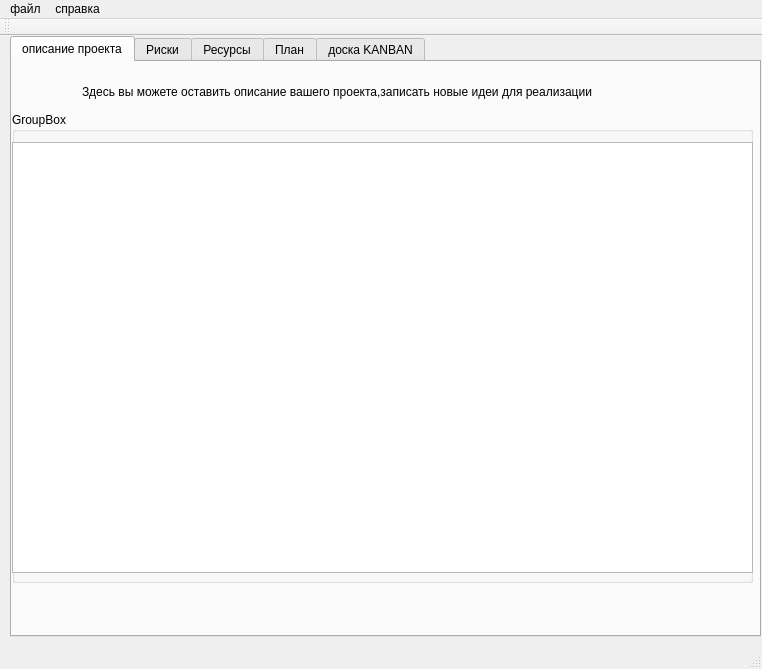
<?xml version="1.0" encoding="UTF-8"?>
<ui version="4.0">
 <class>MainWindow</class>
 <widget class="QMainWindow" name="MainWindow">
  <property name="enabled">
   <bool>true</bool>
  </property>
  <property name="geometry">
   <rect>
    <x>0</x>
    <y>0</y>
    <width>762</width>
    <height>669</height>
   </rect>
  </property>
  <property name="minimumSize">
   <size>
    <width>762</width>
    <height>606</height>
   </size>
  </property>
  <property name="windowTitle">
   <string>MainWindow</string>
  </property>
  <widget class="QWidget" name="centralWidget">
   <widget class="QTabWidget" name="tabWidget">
    <property name="geometry">
     <rect>
      <x>10</x>
      <y>0</y>
      <width>751</width>
      <height>601</height>
     </rect>
    </property>
    <property name="baseSize">
     <size>
      <width>0</width>
      <height>0</height>
     </size>
    </property>
    <property name="cursor">
     <cursorShape>ArrowCursor</cursorShape>
    </property>
    <property name="currentIndex">
     <number>0</number>
    </property>
    <widget class="QWidget" name="tab_5">
     <attribute name="title">
      <string>описание проекта</string>
     </attribute>
     <widget class="QGroupBox" name="groupBox_3">
      <property name="geometry">
       <rect>
        <x>0</x>
        <y>50</y>
        <width>741</width>
        <height>471</height>
       </rect>
      </property>
      <property name="title">
       <string>GroupBox</string>
      </property>
      <widget class="QPlainTextEdit" name="plainTextEdit">
       <property name="geometry">
        <rect>
         <x>0</x>
         <y>30</y>
         <width>741</width>
         <height>431</height>
        </rect>
       </property>
      </widget>
     </widget>
     <widget class="QLabel" name="label_5">
      <property name="geometry">
       <rect>
        <x>70</x>
        <y>20</y>
        <width>621</width>
        <height>20</height>
       </rect>
      </property>
      <property name="text">
       <string>Здесь вы можете оставить описание вашего проекта,записать новые идеи для реализации </string>
      </property>
     </widget>
    </widget>
    <widget class="QWidget" name="tab">
     <attribute name="title">
      <string>Риски</string>
     </attribute>
     <widget class="QGroupBox" name="Box_Risk">
      <property name="enabled">
       <bool>true</bool>
      </property>
      <property name="geometry">
       <rect>
        <x>0</x>
        <y>0</y>
        <width>741</width>
        <height>521</height>
       </rect>
      </property>
      <property name="title">
       <string>GroupBox</string>
      </property>
      <widget class="QTableWidget" name="tableWidget_2">
       <property name="enabled">
        <bool>true</bool>
       </property>
       <property name="geometry">
        <rect>
         <x>20</x>
         <y>50</y>
         <width>721</width>
         <height>431</height>
        </rect>
       </property>
       <property name="rowCount">
        <number>4</number>
       </property>
       <property name="columnCount">
        <number>4</number>
       </property>
       <attribute name="horizontalHeaderDefaultSectionSize">
        <number>176</number>
       </attribute>
       <attribute name="horizontalHeaderMinimumSectionSize">
        <number>51</number>
       </attribute>
       <attribute name="verticalHeaderDefaultSectionSize">
        <number>69</number>
       </attribute>
       <row/>
       <row/>
       <row/>
       <row/>
       <column>
        <property name="text">
         <string>название риска</string>
        </property>
       </column>
       <column>
        <property name="text">
         <string>описание</string>
        </property>
       </column>
       <column>
        <property name="text">
         <string>вероятность</string>
        </property>
       </column>
       <column>
        <property name="text">
         <string>возможные потери</string>
        </property>
       </column>
      </widget>
      <widget class="QLabel" name="label_2">
       <property name="geometry">
        <rect>
         <x>30</x>
         <y>20</y>
         <width>431</width>
         <height>31</height>
        </rect>
       </property>
       <property name="text">
        <string>Здесь необходимо указать все возможные риски при реализации вашего проекта</string>
       </property>
      </widget>
      <widget class="QPushButton" name="add_risk">
       <property name="geometry">
        <rect>
         <x>20</x>
         <y>490</y>
         <width>121</width>
         <height>23</height>
        </rect>
       </property>
       <property name="text">
        <string>добавить риск</string>
       </property>
      </widget>
     </widget>
    </widget>
    <widget class="QWidget" name="tab_2">
     <attribute name="title">
      <string>Ресурсы</string>
     </attribute>
     <widget class="QGroupBox" name="Box_Resources">
      <property name="geometry">
       <rect>
        <x>0</x>
        <y>0</y>
        <width>741</width>
        <height>521</height>
       </rect>
      </property>
      <property name="title">
       <string>GroupBox</string>
      </property>
      <widget class="QTableWidget" name="tableRes">
       <property name="geometry">
        <rect>
         <x>10</x>
         <y>60</y>
         <width>721</width>
         <height>391</height>
        </rect>
       </property>
       <property name="showGrid">
        <bool>true</bool>
       </property>
       <property name="rowCount">
        <number>1</number>
       </property>
       <property name="columnCount">
        <number>2</number>
       </property>
       <attribute name="horizontalHeaderDefaultSectionSize">
        <number>353</number>
       </attribute>
       <attribute name="horizontalHeaderMinimumSectionSize">
        <number>25</number>
       </attribute>
       <row/>
       <column>
        <property name="text">
         <string>название ресурса</string>
        </property>
       </column>
       <column>
        <property name="text">
         <string>описание ресурса</string>
        </property>
       </column>
      </widget>
      <widget class="QPushButton" name="add_res">
       <property name="geometry">
        <rect>
         <x>60</x>
         <y>470</y>
         <width>131</width>
         <height>23</height>
        </rect>
       </property>
       <property name="text">
        <string>добавить ресурс</string>
       </property>
      </widget>
      <widget class="QLabel" name="label_3">
       <property name="geometry">
        <rect>
         <x>130</x>
         <y>20</y>
         <width>351</width>
         <height>16</height>
        </rect>
       </property>
       <property name="text">
        <string>необходимо добавть ресурсы, требуемые для выполнения проекта</string>
       </property>
      </widget>
      <widget class="QPushButton" name="edit_res">
       <property name="geometry">
        <rect>
         <x>440</x>
         <y>470</y>
         <width>111</width>
         <height>23</height>
        </rect>
       </property>
       <property name="text">
        <string>редактировать</string>
       </property>
      </widget>
     </widget>
    </widget>
    <widget class="QWidget" name="tab_3">
     <attribute name="title">
      <string>План</string>
     </attribute>
     <widget class="QGroupBox" name="groupBox">
      <property name="geometry">
       <rect>
        <x>0</x>
        <y>0</y>
        <width>741</width>
        <height>513</height>
       </rect>
      </property>
      <property name="title">
       <string>GroupBox</string>
      </property>
      <widget class="QPushButton" name="add_task">
       <property name="geometry">
        <rect>
         <x>20</x>
         <y>480</y>
         <width>121</width>
         <height>23</height>
        </rect>
       </property>
       <property name="text">
        <string>Добавить задачу</string>
       </property>
      </widget>
      <widget class="QTableWidget" name="tableWidget_3">
       <property name="geometry">
        <rect>
         <x>10</x>
         <y>40</y>
         <width>351</width>
         <height>421</height>
        </rect>
       </property>
       <property name="font">
        <font>
         <pointsize>8</pointsize>
        </font>
       </property>
       <property name="rowCount">
        <number>6</number>
       </property>
       <attribute name="horizontalHeaderDefaultSectionSize">
        <number>128</number>
       </attribute>
       <attribute name="verticalHeaderDefaultSectionSize">
        <number>27</number>
       </attribute>
       <row/>
       <row/>
       <row/>
       <row/>
       <row/>
       <row/>
       <column>
        <property name="text">
         <string>Номер</string>
        </property>
       </column>
       <column>
        <property name="text">
         <string>Задача</string>
        </property>
       </column>
       <column>
        <property name="text">
         <string>Продолжительность</string>
        </property>
       </column>
       <column>
        <property name="text">
         <string>Предыдущая задача</string>
        </property>
       </column>
      </widget>
      <widget class="QGraphicsView" name="graphicsView">
       <property name="geometry">
        <rect>
         <x>380</x>
         <y>40</y>
         <width>351</width>
         <height>421</height>
        </rect>
       </property>
      </widget>
      <widget class="QLabel" name="label">
       <property name="geometry">
        <rect>
         <x>120</x>
         <y>10</y>
         <width>451</width>
         <height>20</height>
        </rect>
       </property>
       <property name="text">
        <string>В данном разделе вы можете добавлять задачи для дальнейшего планирования</string>
       </property>
      </widget>
     </widget>
    </widget>
    <widget class="QWidget" name="tab_4">
     <attribute name="title">
      <string>доска KANBAN</string>
     </attribute>
     <widget class="QGroupBox" name="groupBox_2">
      <property name="geometry">
       <rect>
        <x>0</x>
        <y>0</y>
        <width>751</width>
        <height>571</height>
       </rect>
      </property>
      <property name="title">
       <string>GroupBox</string>
      </property>
      <widget class="QGraphicsView" name="graphicsView_2">
       <property name="geometry">
        <rect>
         <x>0</x>
         <y>30</y>
         <width>741</width>
         <height>491</height>
        </rect>
       </property>
      </widget>
      <widget class="QLabel" name="label_4">
       <property name="geometry">
        <rect>
         <x>90</x>
         <y>0</y>
         <width>601</width>
         <height>20</height>
        </rect>
       </property>
       <property name="text">
        <string>  здесь вы сможете следить за тем, на каком этапе работы находятся ваши сотрудники</string>
       </property>
      </widget>
      <widget class="QPushButton" name="createKanban">
       <property name="geometry">
        <rect>
         <x>270</x>
         <y>530</y>
         <width>171</width>
         <height>28</height>
        </rect>
       </property>
       <property name="text">
        <string>создать доску KANBAN</string>
       </property>
      </widget>
      <zorder>graphicsView_2</zorder>
      <zorder>label_4</zorder>
      <zorder>createKanban</zorder>
      <zorder>createKanban</zorder>
     </widget>
    </widget>
   </widget>
  </widget>
  <widget class="QMenuBar" name="menuBar">
   <property name="geometry">
    <rect>
     <x>0</x>
     <y>0</y>
     <width>762</width>
     <height>25</height>
    </rect>
   </property>
   <widget class="QMenu" name="menu_2">
    <property name="title">
     <string>справка</string>
    </property>
    <addaction name="action"/>
    <addaction name="separator"/>
   </widget>
   <widget class="QMenu" name="menu_3">
    <property name="title">
     <string>файл</string>
    </property>
    <addaction name="actionSave"/>
    <addaction name="actionLoad"/>
    <addaction name="actionExit"/>
   </widget>
   <addaction name="menu_3"/>
   <addaction name="menu_2"/>
  </widget>
  <widget class="QToolBar" name="mainToolBar">
   <attribute name="toolBarArea">
    <enum>TopToolBarArea</enum>
   </attribute>
   <attribute name="toolBarBreak">
    <bool>false</bool>
   </attribute>
  </widget>
  <widget class="QStatusBar" name="statusBar"/>
  <action name="action">
   <property name="text">
    <string>о программе</string>
   </property>
  </action>
  <action name="actionSave">
   <property name="text">
    <string>Сохранить</string>
   </property>
  </action>
  <action name="actionLoad">
   <property name="text">
    <string>Загрузить</string>
   </property>
  </action>
  <action name="actionExit">
   <property name="text">
    <string>выход</string>
   </property>
  </action>
 </widget>
 <layoutdefault spacing="6" margin="11"/>
 <resources/>
 <connections/>
</ui>
